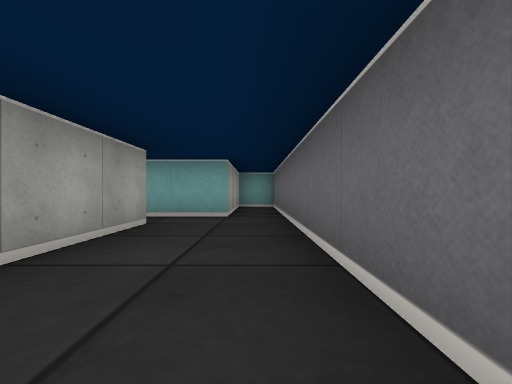
view 1 (above)

22 first-person views from a walk through a cub3D ray-caster map. The camera is about half as high as the walls, looks level and sees 90° across. The floor is counted in squares. Each view is taken from the middle of a square. On the plan, view 1 faces up. The plan holds only what a view shows up to about 9 squares ahead; the rest is blank.

view 2
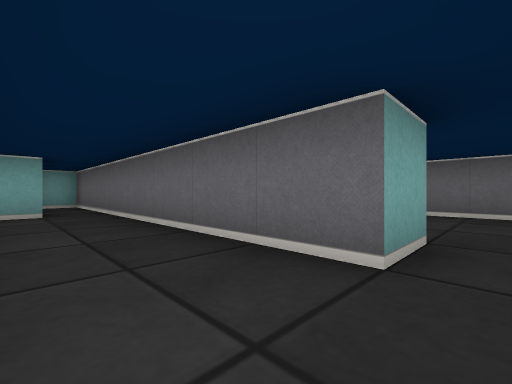

view 3
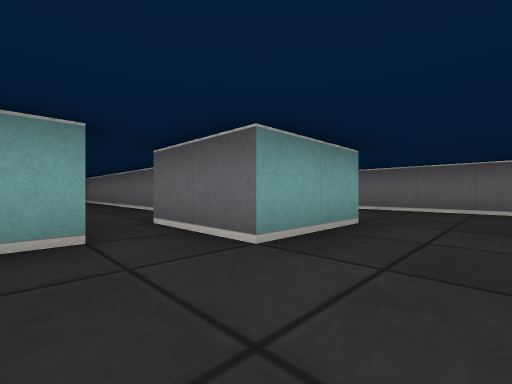

view 4
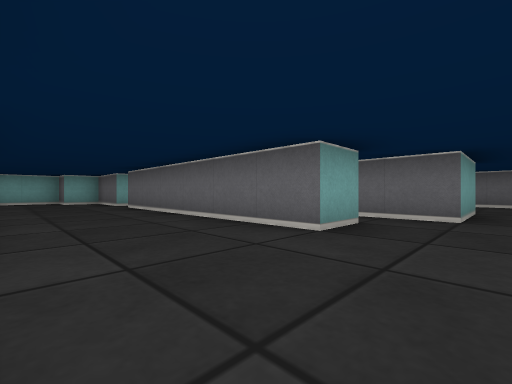

view 5
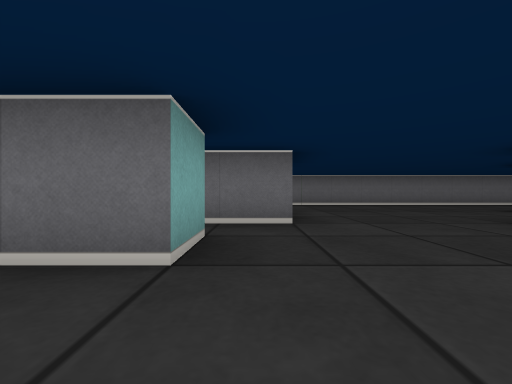

view 6
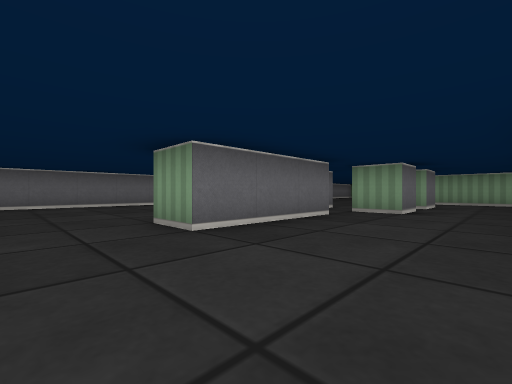

view 7
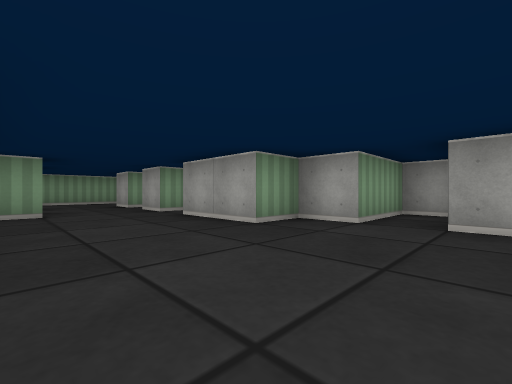

view 8
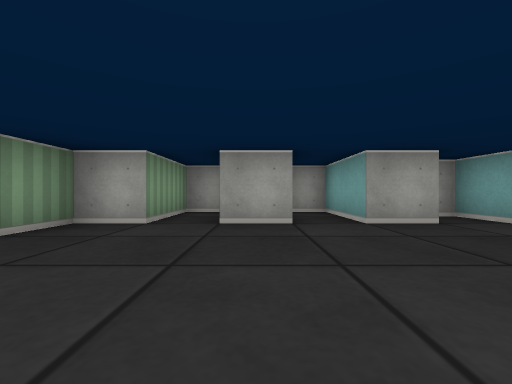

view 9
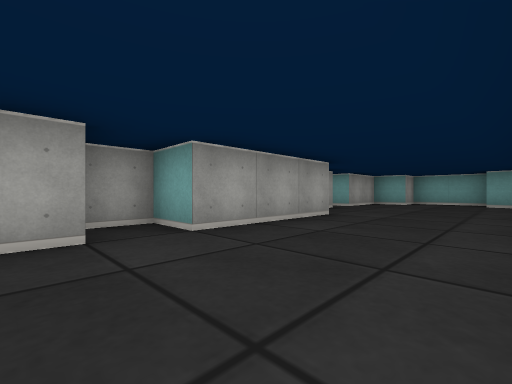

view 10
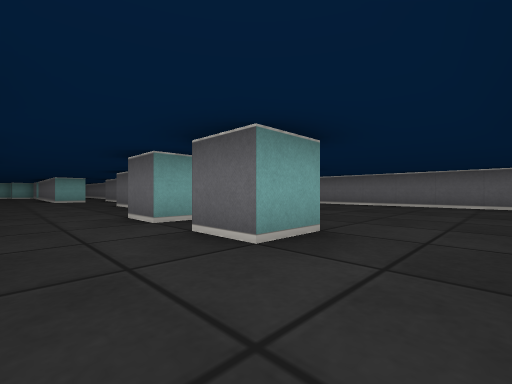

view 11
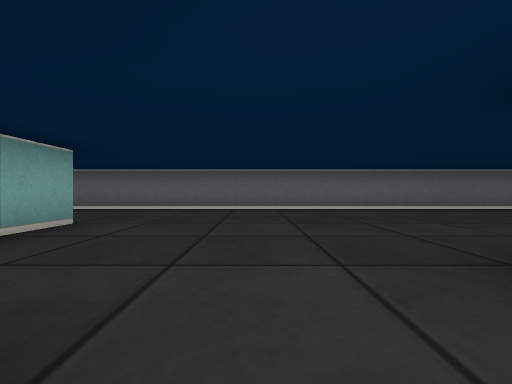

view 12
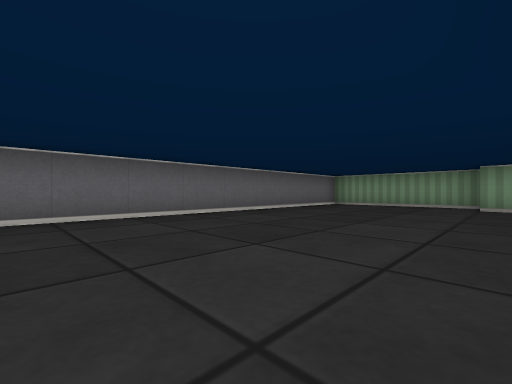

view 13
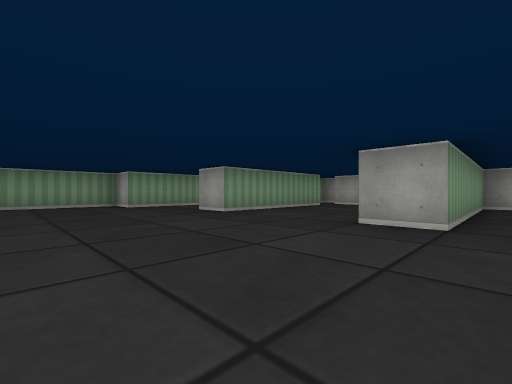

view 14
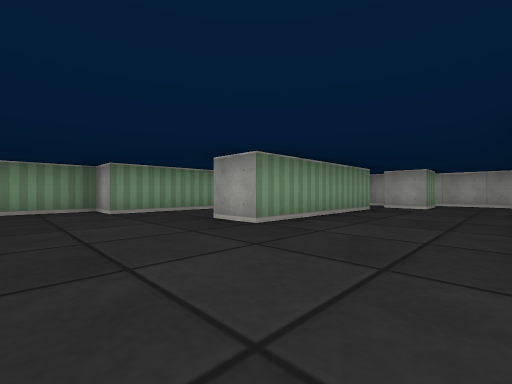

view 15
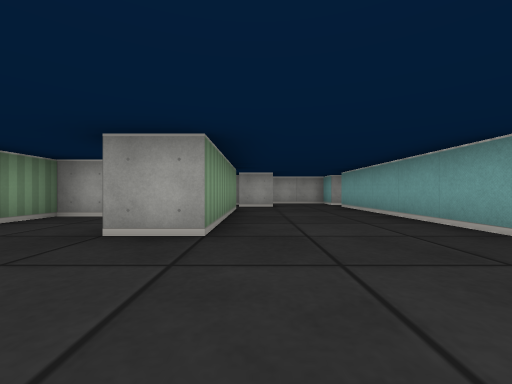

view 16
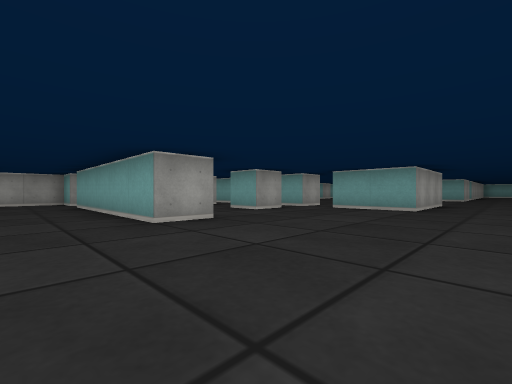

view 17
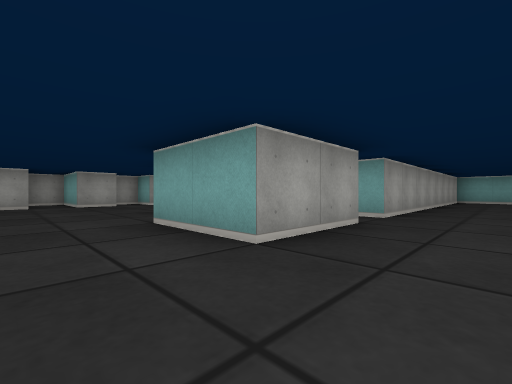

view 18
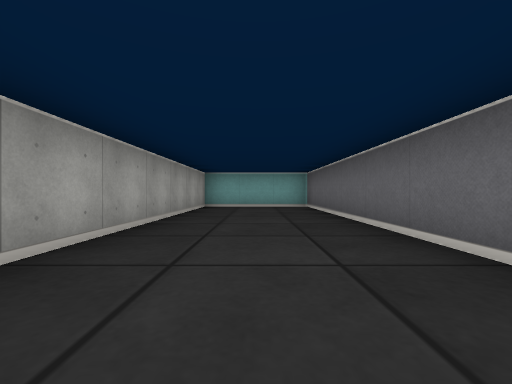

view 19
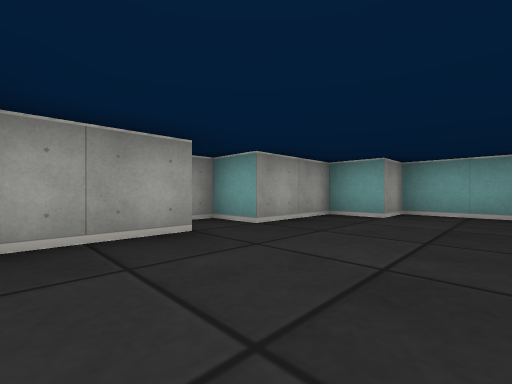

view 20
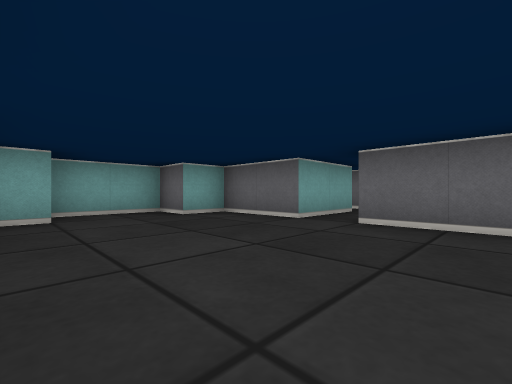

view 21
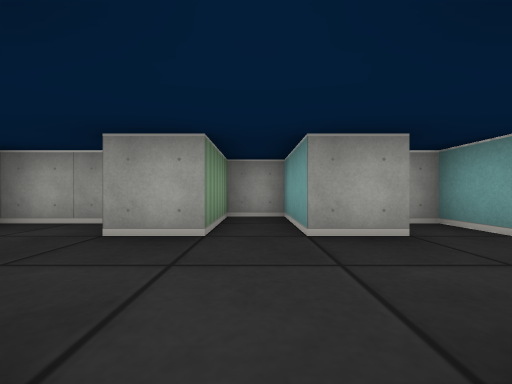

view 22
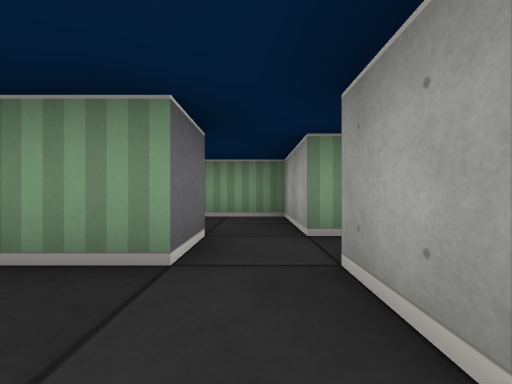

### Floor plan
Points are (right, up) in squares from view 1. A wall is a line through its corners. A room is listed if a view was taken in it or the views show most of it. See-through windows are left out.
Room 1 (views 1, 2)
walls: (-1.5, 3.5) (-1.5, 1.5); (0.5, -0.5) (0.5, 7.5) (-0.5, 7.5); (-0.5, 7.2) (-0.5, 4.5) (-1.5, 4.5)
ways out: opening at (-2, 4) to room 2; opening at (-1, -2) to room 2; opening at (1, -1) to room 2
Room 2 (views 3, 4, 5, 6, 7, 8, 9, 10, 11, 12, 13, 14, 15, 16, 17, 18, 19, 20, 21, 22)
walls: (1.5, -8.4) (1.5, -11.5) (-0.5, -11.5); (-1.5, -9.5) (-1.5, -6.5) (-0.5, -6.5); (-1.5, -10.5) (-1.5, -11.5) (-2.5, -11.5) (-2.5, -10.5) (-1.5, -10.5); (-1.5, -12.5) (-1.5, -13.5) (-2.5, -13.5) (-2.5, -12.5); (-1.4, -2.5) (-2.5, -2.5) (-2.5, 3.5); (-5.1, -10.5) (-4.5, -10.5) (-4.5, -11.5) (-6.5, -11.5) (-6.5, -12.5) (-4.5, -12.5) (-4.5, -13.5); (-5.5, -4.4) (-5.5, -5.5); (1.5, -1.5) (1.5, -3.5) (-0.5, -3.5) (-0.5, -1.5); (-7.5, -5.8) (-7.5, -6.5) (-5.5, -6.5) (-5.5, -7.5) (-4.5, -7.5) (-4.5, -9.5) (-5.5, -9.5) (-5.5, -10); (-5.5, -2.4) (-5.5, -3.5) (-7.5, -3.5) (-7.5, -4.4); (-5.5, -14) (-5.5, -15.5) (-0.5, -15.5) (-0.5, -16.5) (-5.5, -16.5); (-6.5, -16.5) (-7.5, -16.5) (-7.5, -18.8); (-5.5, 1.5) (-5.5, -1.5) (-6.5, -1.5) (-6.5, -2.4); (-4.5, -19.5) (-0.5, -19.5) (-0.5, -20.5); (-6.6, -18.5) (-5.5, -18.5) (-5.5, -19.5); (-1.5, 4.5) (-2.5, 4.5) (-2.5, 6.5) (-3.5, 6.5) (-3.5, 7.5) (-5.5, 7.5) (-5.5, 6.5) (-6.5, 6.5) (-6.5, 4.5) (-7.5, 4.5) (-7.5, 4); (-6.5, 3.5) (-6.5, 2); (-2.5, -21.6) (-2.5, -22.5) (0.5, -22.5) (0.5, -23.5) (4.2, -23.5); (4.5, -23.2) (4.5, 7.5) (1.5, 7.5) (1.5, -0.5) (0.5, -0.5)
ways out: opening at (-2, 4) to room 1; opening at (-1, -2) to room 1; opening at (1, -1) to room 1; opening at (-3, -21) to room 3
Room 3 (no view inside)
walls: (-5.5, -20.5) (-5.5, -22.5) (-4, -22.5); (-4.5, -20.5) (-4.5, -19.5)
ways out: opening at (-3, -21) to room 2; opening at (-5, -20) to room 4
Room 4 (no view inside)
walls: (-6.5, -19.5) (-6.5, -20.2)
ways out: opening at (-5, -20) to room 3

Where each view was taken, in squares from view 1:
view 1: 0 up, 0 right, facing up
view 2: 1 down, 1 left, facing up-right
view 3: 5 down, 2 left, facing up-right
view 4: 4 down, 5 left, facing up-right
view 5: 3 down, 4 left, facing right
view 6: 5 down, 4 left, facing down-right
view 7: 5 down, 2 left, facing down-left
view 8: 5 down, 2 left, facing left
view 9: 3 down, 3 left, facing up-left
view 10: 15 down, 4 left, facing up-right
view 11: 14 down, 2 left, facing right
view 12: 15 down, 0 right, facing down-right
view 13: 15 down, 3 right, facing down-left
view 14: 17 down, 2 right, facing down-left
view 15: 19 down, 2 right, facing left
view 16: 18 down, 3 right, facing up-left
view 17: 5 down, 3 right, facing up-left
view 18: 0 up, 3 right, facing up
view 19: 2 up, 4 left, facing up-left
view 20: 2 up, 6 left, facing up-right
view 21: 12 down, 2 left, facing left
view 22: 18 down, 5 left, facing down
